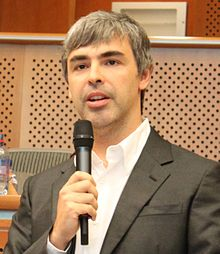
#> input picture scraping/data/imgs/LarryPage/0001.jpg, 220 x 254 px, found by its file name
$ python face_detection.py --directory imgs/JeffBezos
#> lines starting #> are read from the running program, lines starting #| are printed output that depends on the picture
# -*- coding:utf-8 -*-
import cv2
import numpy as np
import os
import argparse

cascade_path = './haarcascades/haarcascade_frontalface_default.xml'
faceCascade = cv2.CascadeClassifier(cascade_path)

def face_detect(directory_name):
    # 処理前のフォルダ
#> called with directory_name = 'imgs/JeffBezos'
    input_path = './imgs/'+directory_name+'/'
    # 処理後のフォルダ
    save_path = input_path[0:-1]+'_face/'
    os.makedirs(save_path, exist_ok=True)

    file = os.listdir(input_path)
    image_num = len(file)

    error = 0
    counter = 0
    file_num = 1
    error_max = 100
    while counter < image_num:
        try:
            img = cv2.imread(input_path + str(file_num).zfill(4) + '.jpg', cv2.IMREAD_COLOR)
#> img is the input picture: shape (254, 220, 3); mean B, G, R 96.3, 127.5, 162.9
            gray = cv2.cvtColor(img, cv2.COLOR_BGR2GRAY)
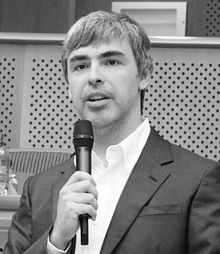
#> gray: shape (254, 220); min 2, max 255, mean 134.5
            # 画像がなければここでexceptへ
            face = faceCascade.detectMultiScale(gray, 1.1, 3)
#> face = [[48, 24, 98, 98]]
            img2 = img.copy()
            if len(face) > 0:
                for face_num, rect in enumerate(face):
                    # 切り取り箇所表示（img2のコメントも取る）
                    os.makedirs('./imgs/detected_'+directory_name+'/', exist_ok=True)
                    cv2.rectangle(img2, tuple(rect[0:2]), tuple(rect[0:2]+rect[2:4]), (0, 0,255), thickness=1)
                    cv2.imwrite('./imgs/detected_'+directory_name+'/'+str(file_num)+'.jpg', img2)

                    print('-> Cutting image', str(file_num).zfill(4) + '_' + str(face_num+1) + '.jpg', end=' ')
                    x = rect[0]
                    y = rect[1]
                    w = rect[2]
                    h = rect[3]
                    cv2.imwrite(save_path + str(file_num).zfill(4) + '_' + str(face_num+1) + '_cutted.jpg', img[y:y+h, x:x+w])
                    print('successful')
#> this loop made 1 pass
#> (face_num, x, y, w, h) on pass 1: (0, 48, 24, 98, 98)
#| -> Cutting image 0001_1.jpg successful
#> pass 1, in face_detect, `cv2.imwrite('./imgs/detected_'+directory_name+'/'+str(file_num)+'.jpg'..`:
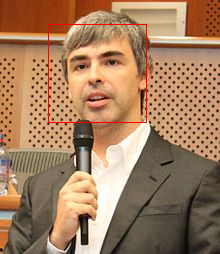
#> saved as 1.jpg: shape (254, 220, 3); mean B, G, R 95.6, 126.6, 163.4
#> pass 1, in face_detect, `cv2.imwrite(save_path + str(file_num).zfill(4) + '_' + str(face_num+1)..`:
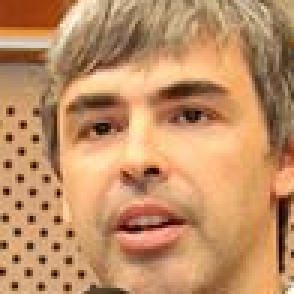
#> saved as 0001_1_cutted.jpg: shape (98, 98, 3) (shown 3 times larger); mean B, G, R 101.3, 143.2, 192.8
            else:
                print('-> ' + str(file_num).zfill(4) + '.jpg: No Face')
            counter += 1
            file_num += 1
        except:
            print('-> ' + str(file_num).zfill(4) + '.jpg: No image')
            file_num += 1
            error += 1
            if error > error_max:
                print('Probably unsupported format images are included.')
                break
            continue


def main():
    parser = argparse.ArgumentParser()
    parser.add_argument('-d', '--directory', help='cutting images location (following ./imgs/ )', type=str, required=True)
    args = parser.parse_args()
    directory_name = args.directory

    face_detect(directory_name)


if __name__ == '__main__':
    main()
